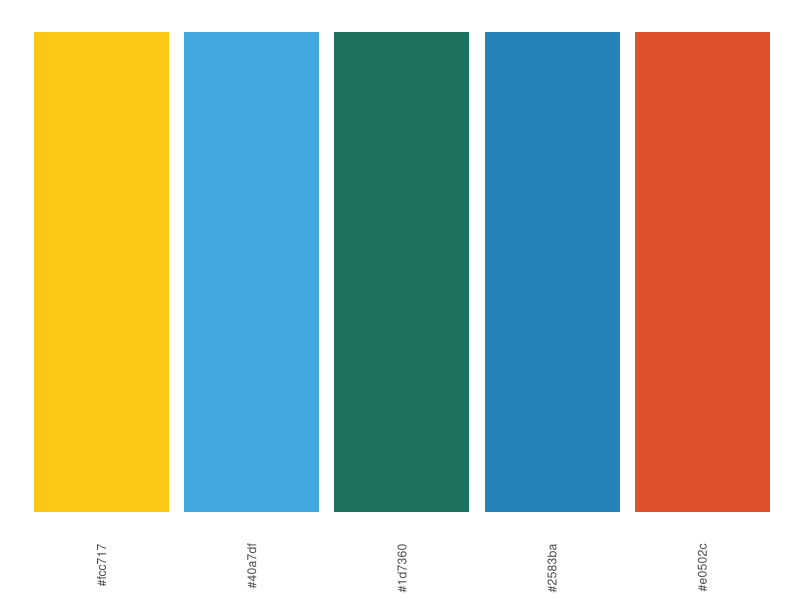
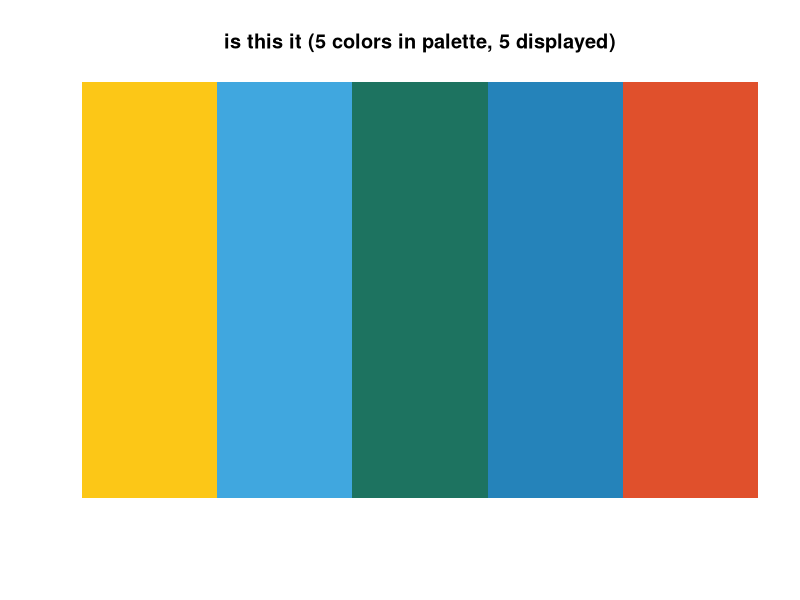
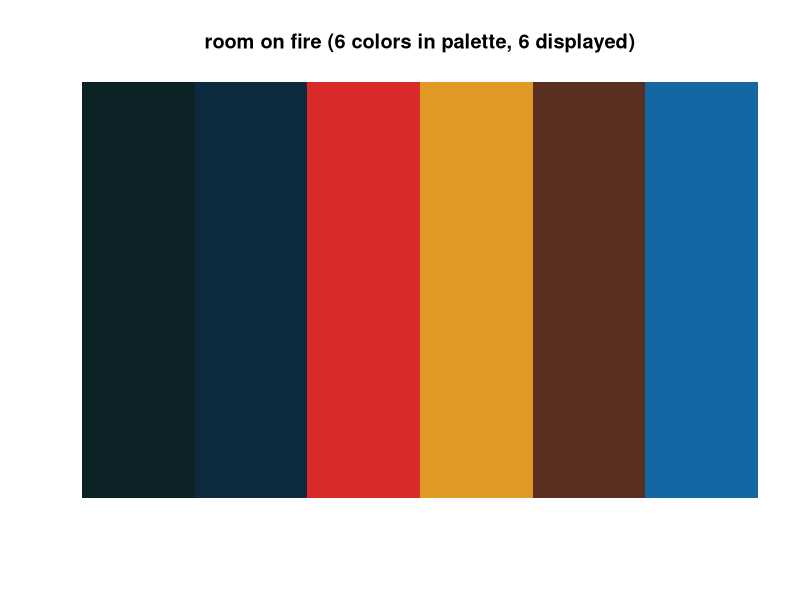
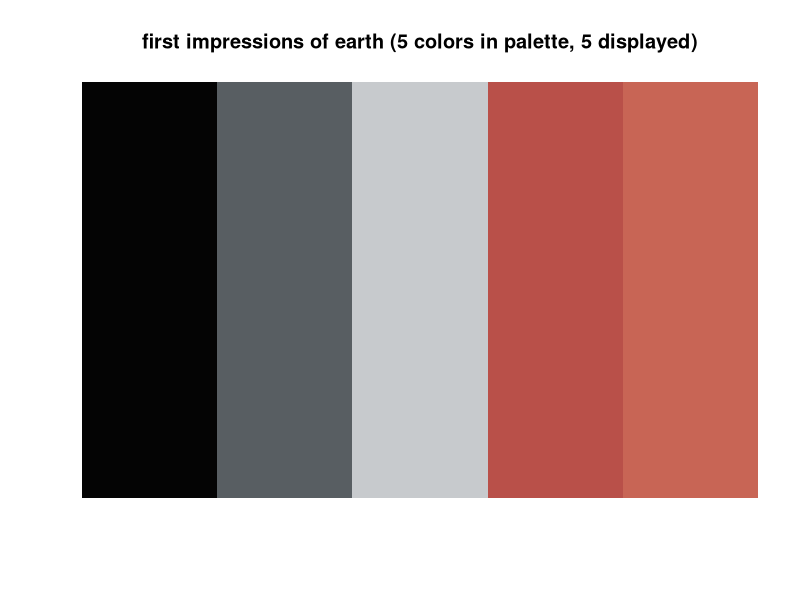
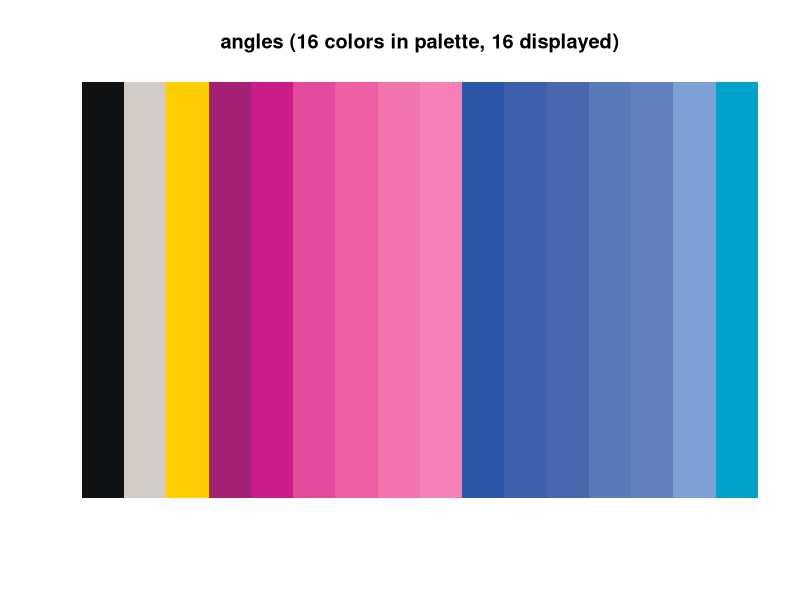
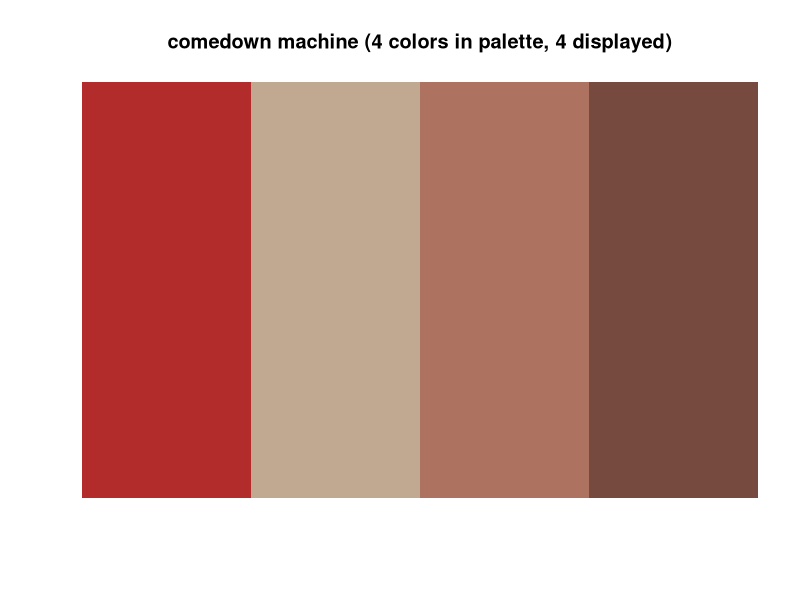
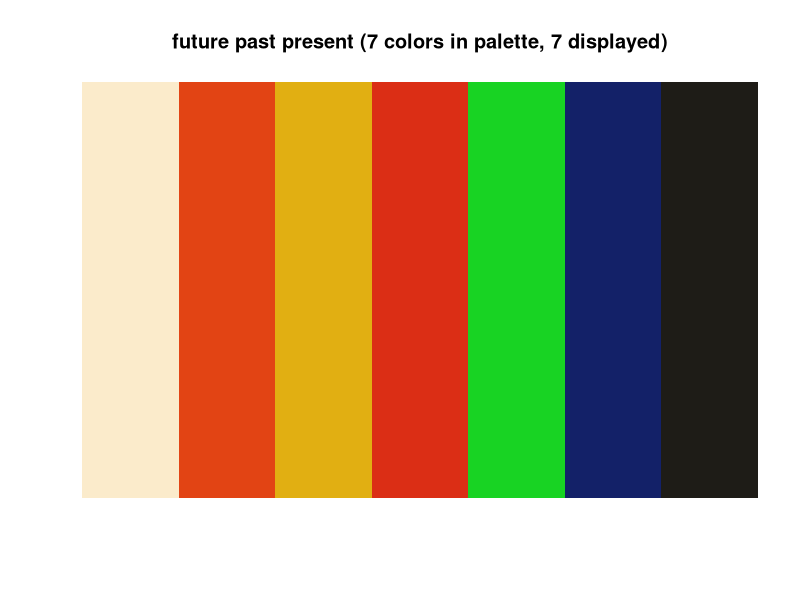
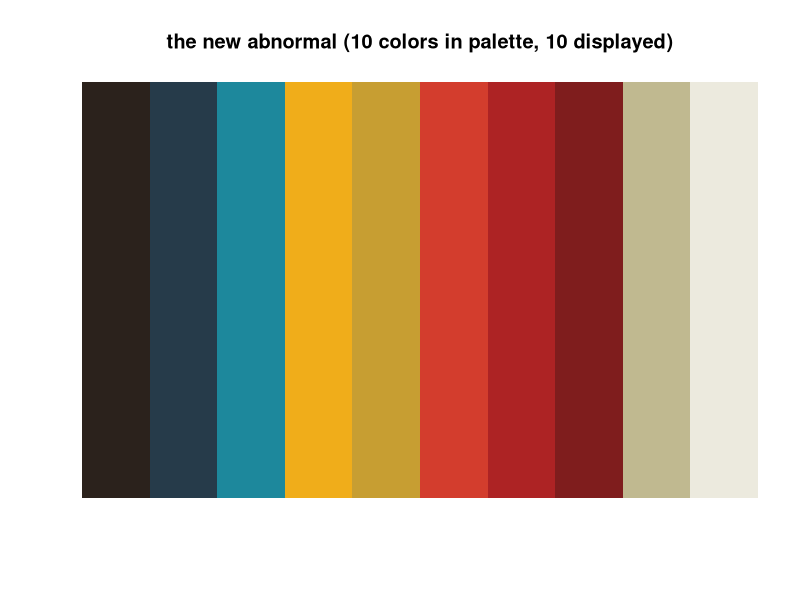

Generate these figures, in order, with R:
## ---- chunk 1
library(ggplot2)
library(tidyverse)
## ---- chunk 2

strokes_colors <- c(
  `isi yellow`= "#fcc717",
  `isi light blue`= "#40a7df",
  `isi green` = "#1d7360",
  `isi blue`= "#2583ba",
  `isi orange`= "#e0502c",
  `rof midnight` = "#0d2227",
  `rof dark blue`  = "#0d2b3e",
  `rof red` = "#d82a2b",
  `rof yellow`= "#e19925",
  `rof brown`= "#5b2e22",
  `rof blue`= "#1467a3",
  `fioe black`= "#040404",
  `fioe dark grey`= "#585e62",
  `fioe light grey`= "#c7cacd",
  `fioe red`= "#b95049",
  `fioe light red`= "#c86555",
  `angles black`= "#111213",
  `angles greige`= "#d2cbc7",
  `angles yellow` = "#ffcf03",
  `angles pink 1`= "#a52176",
  `angles pink 2`= "#ca1d8a",
  `angles pink 3`= "#e34c9d",
  `angles pink 4`= "#ed5ea3",
  `angles pink 5`= "#f175ac",
  `angles pink 6`= "#f781b6",
  `angles blue 1`= "#2c57a6",
  `angles blue 2`= "#3e5fac",
  `angles blue 3`= "#4967af",
  `angles blue 4`= "#597ab9",
  `angles blue 5`= "#6280be",
  `angles blue 6`= "#7ea1d5",
  `angles blue 7`= "#03a2ca",
  `cm red`= "#b12c2a",
  `cm beige`= "#c1a891",
  `cm light brown`= "#ae7360",
  `cm dark brown`= "#774a40",
  `fpp cream`= "#fbebcb",
  `fpp orange`= "#e24414",
  `fpp yellow`= "#e1af12",
  `fpp red`= "#db2e15",
  `fpp green`= "#18d323",
  `fpp blue`= "#132168",
  `fpp black`= "#1e1c17",
  `na black`= "#2b221c",
  `na dark blue`= "#263b4a",
  `na teal`= "#1d889c",
  `na yellow 1`= "#f0ad1a",
  `na yellow 2` = "#c79e32",
  `na red 1`= "#d33d2d",
  `na red 2`= "#ad2324",
  `na red 3`= "#7f1d1d",
  `na greige`= "#c0b990",
  `na white`= "#eceade"
  
)
  
## ---- chunk 3
strokes_cols <- function(...) {
  
  cols <- c(...)

  if (is.null(cols))
    return (strokes_colors)

  strokes_colors[cols]
}


## ---- chunk 4
#strokes_cols()
## ---- chunk 5
strokes_palettes<- list (
  
    `is this it` = strokes_cols("isi yellow", "isi light blue", "isi green", "isi blue", "isi orange"),
    
    `room on fire` = strokes_cols("rof midnight","rof dark blue", "rof red", "rof yellow", "rof brown", "rof blue"),
    
    `first impressions of earth` = strokes_cols("fioe black", "fioe dark grey", "fioe light grey", "fioe red", "fioe light red"),
    
    `angles` = strokes_cols("angles black", "angles greige", "angles yellow", "angles pink 1", "angles pink 2", "angles pink 3", "angles pink 4", "angles pink 5", "angles pink 6", "angles blue 1", "angles blue 2", "angles blue 3" , "angles blue 4", "angles blue 5","angles blue 6", "angles blue 7"), 

    `comedown machine` = strokes_cols("cm red","cm beige", "cm light brown", "cm dark brown"),

    `future past present` = strokes_cols("fpp cream", "fpp orange", "fpp yellow","fpp red", "fpp green", "fpp blue", "fpp black"),
    
    `the new abnormal` = strokes_cols("na black", "na dark blue", "na teal", "na yellow 1", "na yellow 2", "na red 1", "na red 2", "na red 3", "na greige", "na white")
    
)
## ---- chunk 6
strokes_pal <- function(palette = "is this it", reverse = FALSE, ...) {
  pal <- strokes_palettes[[palette]]

  if (reverse) pal <- rev(pal)

  colorRampPalette(pal, ...)
}
## ---- chunk 7
#strokes_pal ("is this it")(10)

## ---- chunk 8
scale_color_strokes <- function(palette = "is this it", discrete = TRUE, reverse = FALSE, ...) {
  pal <- strokes_pal(palette = palette, reverse = reverse)

  if (discrete) {
    discrete_scale("color", paste0("strokes_", palette), palette = pal, ...)
  } else {
    scale_color_gradientn(colours = pal(256), ...)
  }
}

## ---- chunk 9

scale_fill_strokes <- function(palette = "is this it", discrete = TRUE, reverse = FALSE, ...) {
  pal <- strokes_pal(palette = palette, reverse = reverse)

  if (discrete) {
    discrete_scale("fill", paste0("strokes_", palette), palette = pal, ...)
  } else {
    scale_fill_gradientn(colours = pal(256), ...)
  }
}
## ---- chunk 10
strokes_palettes[["is this it"]] %>%
  tibble(x=.) %>%
  mutate(x=fct_inorder(x)) %>%
  ggplot() +
  geom_bar(aes(x, fill=x), position = "fill") +
  scale_fill_identity()+
  theme_minimal()+
  theme(axis.text.x = element_text(angle = 90, hjust=1, vjust=0.5),
        axis.text.y = element_blank(),
        axis.title = element_blank(),
        panel.grid = element_blank())
## ---- chunk 11
viz_palette <- function(pal, ttl = deparse(substitute(pal)), num = length(pal)) {
    if(num <= 0)
        stop("'num' should be > 0")
    pal_func <- colorRampPalette(pal)
    image(seq_len(num), 1, as.matrix(seq_len(num)), col = pal_func(num), 
          main = paste0(ttl, " (", length(pal), " colors in palette, ", num, " displayed)"), 
          xlab = "", ylab = "", xaxt = "n", yaxt = "n",  bty = "n")
}
## ---- chunk 12
isi_name<-names(strokes_palettes[1])
viz_palette(strokes_palettes$`is this it`, isi_name)
## ---- chunk 13
rof_name<-names(strokes_palettes[2])
viz_palette(strokes_palettes$`room on fire`, rof_name)
## ---- chunk 14
fioe_name<-names(strokes_palettes[3])
viz_palette(strokes_palettes$`first impressions of earth`, fioe_name)
## ---- chunk 15
angles_name<-names(strokes_palettes[4])
viz_palette(strokes_palettes$`angles`, angles_name)
## ---- chunk 16
cm_name<-names(strokes_palettes[5])
viz_palette(strokes_palettes$`comedown machine`, cm_name)
## ---- chunk 17
fpp_name<-names(strokes_palettes[6])
viz_palette(strokes_palettes$`future past present`, fpp_name)
## ---- chunk 18
na_name<-names(strokes_palettes[7])
viz_palette(strokes_palettes$`the new abnormal`, na_name)
## ---- chunk 19
pal_names <- names(strokes_palettes)

par(mfrow=c(length(strokes_palettes)/2, 2), lheight = 2, mar=rep(1, 4), adj = 0)
for (i in 1:length(strokes_palettes)){
    viz_palette(strokes_palettes[[i]], pal_names[i])
}
## ---- chunk 20
ggplot(iris, aes(Sepal.Width, Sepal.Length, color = Species)) +
    geom_point(size = 4) +
    scale_color_strokes()

## ---- chunk 21
ggplot(iris, aes(Sepal.Width, Sepal.Length, color = Species)) +
    geom_point(size = 4) +
    scale_color_strokes(palette = "room on fire")

## ---- chunk 22
ggplot(iris, aes(Sepal.Width, Sepal.Length, color = Species)) +
    geom_point(size = 4) +
    scale_color_strokes(palette="first impressions of earth")

## ---- chunk 23
ggplot(iris, aes(Sepal.Width, Sepal.Length, color = Species)) +
    geom_point(size = 4) +
    scale_color_strokes(palette="angles")

## ---- chunk 24
ggplot(iris, aes(Sepal.Width, Sepal.Length, color = Species)) +
    geom_point(size = 4) +
    scale_color_strokes(palette= "comedown machine")

## ---- chunk 25
ggplot(iris, aes(Sepal.Width, Sepal.Length, color = Species)) +
    geom_point(size = 4) +
    scale_color_strokes(palette = "future past present")

## ---- chunk 26
ggplot(iris, aes(Sepal.Width, Sepal.Length, color = Species)) +
    geom_point(size = 4) +
    scale_color_strokes(palette = "the new abnormal")

## ---- chunk 27
ggplot(iris, aes(Sepal.Width, Sepal.Length, color = Sepal.Length)) +
    geom_point(size = 4, alpha = .6) +
    scale_color_strokes(discrete = FALSE)
## ---- chunk 28
ggplot(iris, aes(Sepal.Width, Sepal.Length, color = Sepal.Length)) +
    geom_point(size = 4, alpha = .6) +
    scale_color_strokes(discrete = FALSE, palette = "room on fire" )
## ---- chunk 29
ggplot(iris, aes(Sepal.Width, Sepal.Length, color = Sepal.Length)) +
    geom_point(size = 4, alpha = .6) +
    scale_color_strokes(discrete = FALSE, palette = "first impressions of earth" )
## ---- chunk 30
ggplot(iris, aes(Sepal.Width, Sepal.Length, color = Sepal.Length)) +
    geom_point(size = 4, alpha = .6) +
    scale_color_strokes(discrete = FALSE, palette = "angles" )
## ---- chunk 31
ggplot(iris, aes(Sepal.Width, Sepal.Length, color = Sepal.Length)) +
    geom_point(size = 4, alpha = .6) +
    scale_color_strokes(discrete = FALSE, palette = "comedown machine" )
## ---- chunk 32
ggplot(iris, aes(Sepal.Width, Sepal.Length, color = Sepal.Length)) +
    geom_point(size = 4, alpha = .6) +
    scale_color_strokes(discrete = FALSE, palette = "future past present" )
## ---- chunk 33
ggplot(iris, aes(Sepal.Width, Sepal.Length, color = Sepal.Length)) +
    geom_point(size = 4, alpha = .6) +
    scale_color_strokes(discrete = FALSE, palette = "the new abnormal")
## ---- chunk 34
ggplot(mpg, aes(manufacturer, fill = manufacturer)) +
    geom_bar() +
    theme(axis.text.x = element_text(angle = 45, hjust = 1)) +
    scale_fill_strokes(palette = "is this it", guide = "none")
## ---- chunk 35
ggplot(mpg, aes(manufacturer, fill = manufacturer)) +
    geom_bar() +
    theme(axis.text.x = element_text(angle = 45, hjust = 1)) +
    scale_fill_strokes(palette = "room on fire", guide = "none")
## ---- chunk 36
ggplot(mpg, aes(manufacturer, fill = manufacturer)) +
    geom_bar() +
    theme(axis.text.x = element_text(angle = 45, hjust = 1)) +
    scale_fill_strokes(palette = "angles", guide = "none")
## ---- chunk 37
ggplot(mpg, aes(manufacturer, fill = manufacturer)) +
    geom_bar() +
    theme(axis.text.x = element_text(angle = 45, hjust = 1)) +
    scale_fill_strokes(palette = "comedown machine", guide = "none")
## ---- chunk 38
ggplot(mpg, aes(manufacturer, fill = manufacturer)) +
    geom_bar() +
    theme(axis.text.x = element_text(angle = 45, hjust = 1)) +
    scale_fill_strokes(palette = "future past present", guide = "none")
## ---- chunk 39
ggplot(mpg, aes(manufacturer, fill = manufacturer)) +
    geom_bar() +
    theme(axis.text.x = element_text(angle = 45, hjust = 1)) +
    scale_fill_strokes(palette = "the new abnormal", guide = "none")
